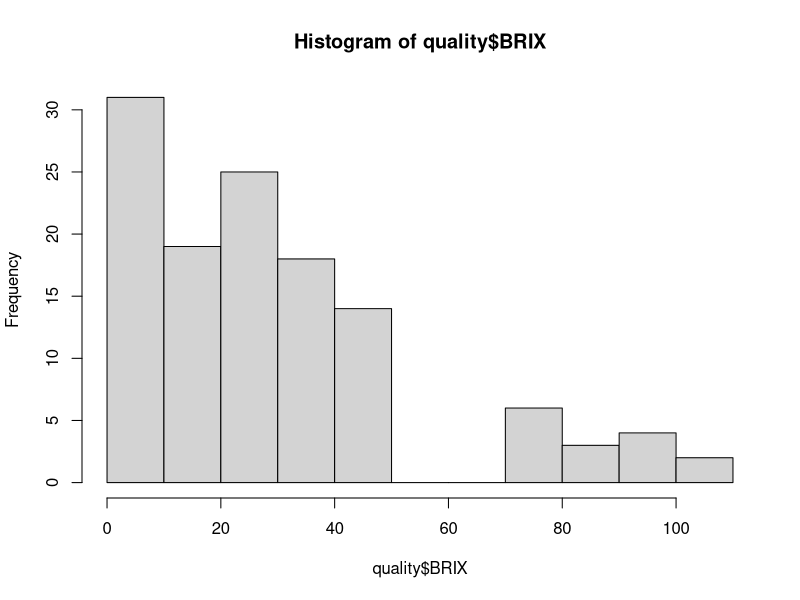
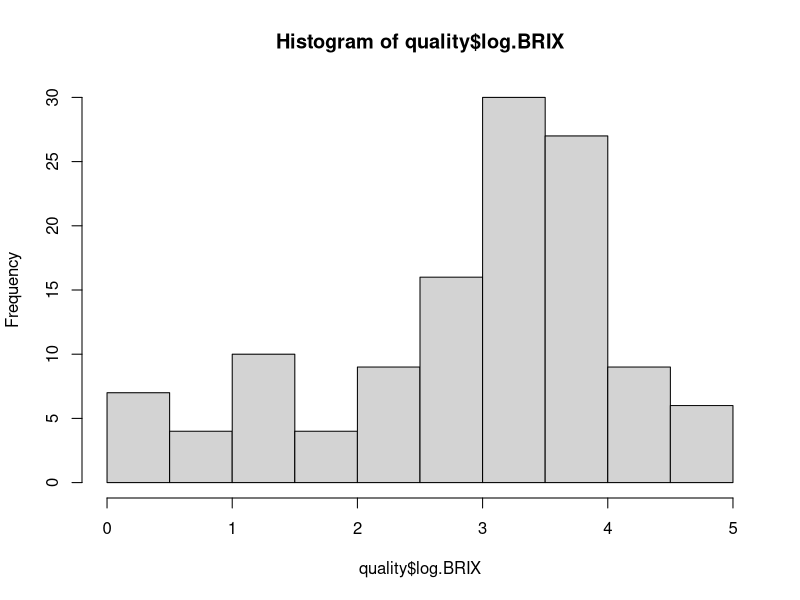
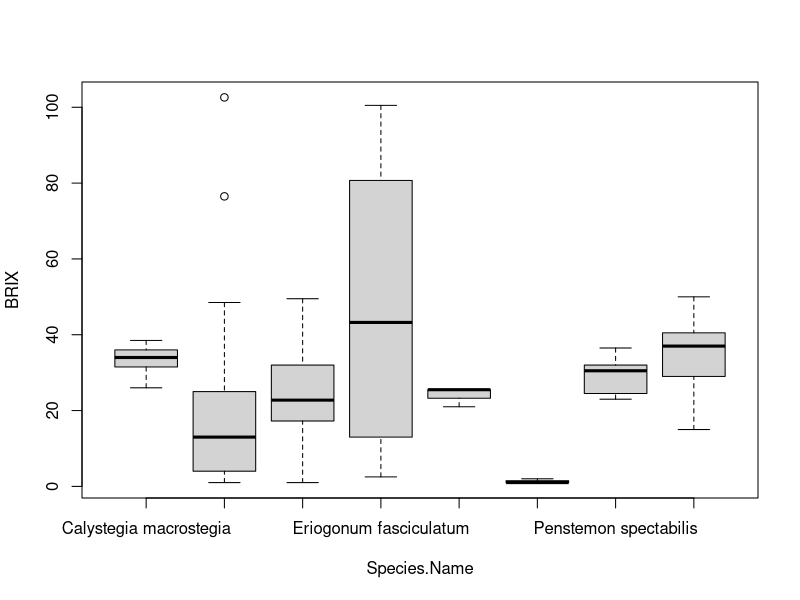
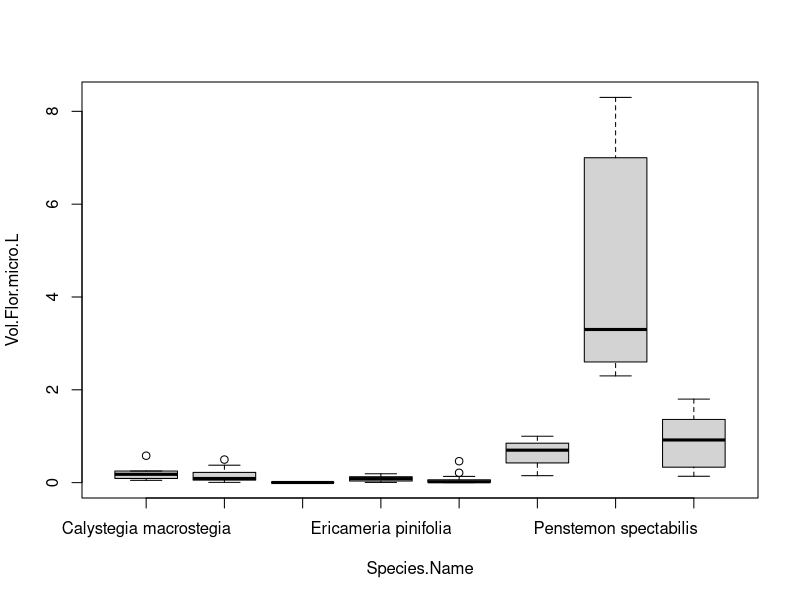
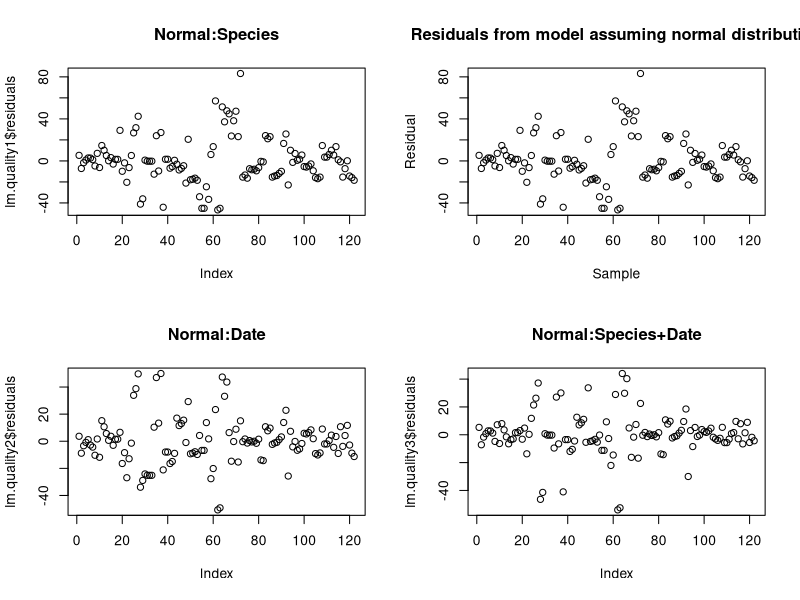
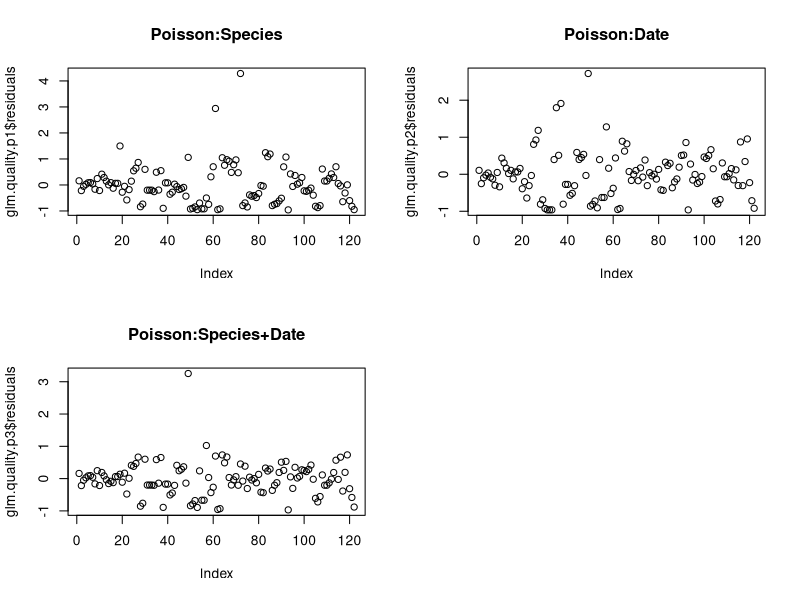
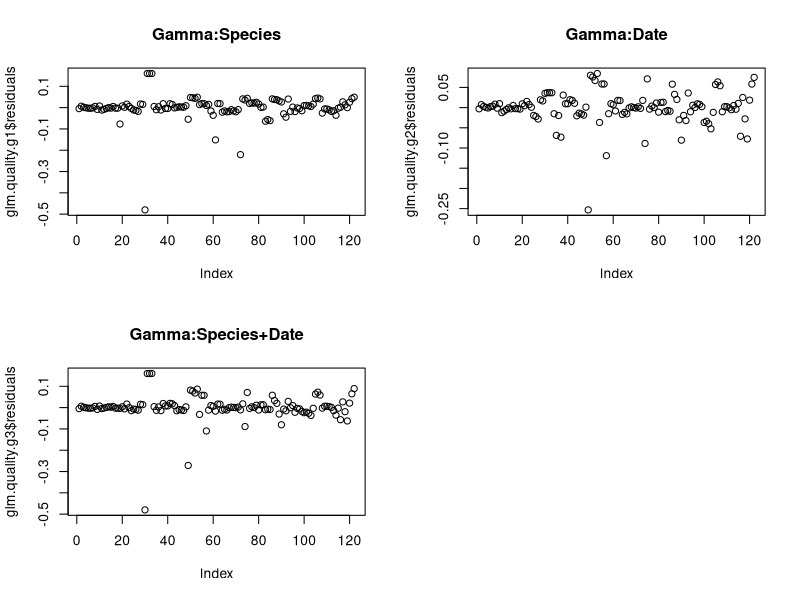
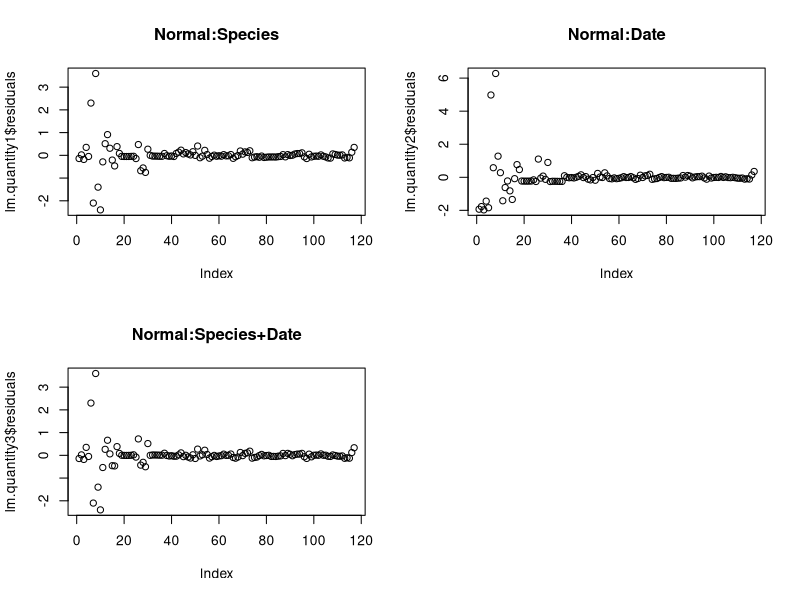

Recreate these plots in R, in order.
# Flower Characteristics Analyses
# Sam Woodman

library(dplyr)
setwd("~/Google Drive/Semester 8/Thesis/NetLogo+R GitHub/Flower Data ")

file.names <- c("Plant.ID", "Species.Name", "Date", "Flow.Diam.mm", "Cor.Len.mm", 
                "Florets", "Total.Vol.Nec.micro.L", "Vol.Flor.micro.L", "BRIX", 
                "Sugar.micro.g", "Sugar.Flor.micro.g", "Notes")
flower.char <- read.csv("Flower Characteristics.csv", header = TRUE, col.names = file.names)

quality <- flower.char %>%
  select(Plant.ID, Species.Name, Date, BRIX) %>% 
  filter(!is.na(as.numeric(BRIX)) & as.numeric(BRIX) > 0)
quality$BRIX <- as.numeric(quality$BRIX)
quality$log.BRIX <- log(quality$BRIX)

hist(quality$BRIX)
hist(quality$log.BRIX)
boxplot(BRIX~Species.Name, data=quality)

quantity <- flower.char %>%
  select(Plant.ID, Species.Name, Date, Vol.Flor.micro.L, Total.Vol.Nec.micro.L) %>% 
  filter(!is.na(Vol.Flor.micro.L) & Vol.Flor.micro.L > 0)

boxplot(Vol.Flor.micro.L~Species.Name, data=quantity)

#### lm-quality ####
par(mfrow=c(2,2))
lm.quality1 <- lm(BRIX~Species.Name, data = quality)
summary(lm.quality1)
plot(lm.quality1$residuals, main="Normal:Species")
plot(lm.quality1$residuals, main="Residuals from model assuming normal distribution", 
     ylab = "Residual", xlab = "Sample")

lm.quality2 <- lm(BRIX~Date, data = quality)
summary(lm.quality2)
plot(lm.quality2$residuals, main="Normal:Date")

lm.quality3 <- lm(BRIX~Species.Name+Date, data = quality)
summary(lm.quality3)
plot(lm.quality3$residuals, main="Normal:Species+Date")

#### glm-quality ####
quality.glm <- quality

# Poisson
par(mfrow=c(2,2))
glm.quality.p1 <- glm(BRIX~Species.Name, data = quality.glm, family = poisson())
plot(glm.quality.p1$residuals, main="Poisson:Species")

glm.quality.p2 <- glm(BRIX~Date, data = quality.glm, family = poisson())
plot(glm.quality.p2$residuals, main="Poisson:Date")

glm.quality.p3 <- glm(BRIX~Species.Name+Date, data = quality.glm, family = poisson())
plot(glm.quality.p3$residuals, main="Poisson:Species+Date")

# Gamma
par(mfrow=c(2,2))
glm.quality.g1 <- glm(BRIX~Species.Name, data = quality.glm, family = Gamma())
plot(glm.quality.g1$residuals, main="Gamma:Species")

glm.quality.g2 <- glm(BRIX~Date, data = quality.glm, family = Gamma())
plot(glm.quality.g2$residuals, main="Gamma:Date")

glm.quality.g3 <- glm(BRIX~Species.Name+Date, data = quality.glm, family = Gamma())
plot(glm.quality.g3$residuals, main="Gamma:Species+Date")

#### lm-quantity ####
par(mfrow=c(2,2))
lm.quantity1 <- lm(Vol.Flor.micro.L~Species.Name, data = quantity)
summary(lm.quantity1)
plot(lm.quantity1$residuals, main = "Normal:Species")

lm.quantity2 <- lm(Vol.Flor.micro.L~Date, data = quantity)
summary(lm.quality2)
plot(lm.quantity2$residuals, main = "Normal:Date")

lm.quantity3 <- lm(Vol.Flor.micro.L~Species.Name+Date, data = quantity)
summary(lm.quantity3)
plot(lm.quantity3$residuals, main = "Normal:Species+Date")

#### glm-quantity ####
# Poisson
par(mfrow=c(2,2))
glm.quantity.p1 <- glm(Vol.Flor.micro.L~Species.Name, data = quantity, family = poisson())
plot(glm.quantity.p1$residuals, main="Poisson:Species")

glm.quantity.p2 <- glm(Vol.Flor.micro.L~Date, data = quantity, family = poisson())
plot(glm.quantity.p2$residuals, main="Poisson:Date")

glm.quantity.p3 <- glm(Vol.Flor.micro.L~Species.Name+Date, data = quantity, family = poisson())
plot(glm.quantity.p3$residuals, main="Poisson:Species+Date")
plot(glm.quantity.p3$residuals, main="Residuals from model assuming poisson distribution", 
     ylab = "Residual", xlab = "Sample")

# Gamma
par(mfrow=c(2,2))
glm.quantity.g1 <- glm(Vol.Flor.micro.L~Species.Name, data = quantity, family = Gamma())
plot(glm.quantity.g1$residuals, main="Gamma:Species")

glm.quantity.g2 <- glm(Vol.Flor.micro.L~Date, data = quantity, family = Gamma())
plot(glm.quantity.g2$residuals, main="Gamma:Date")

glm.quantity.g3 <- glm(Vol.Flor.micro.L~Species.Name+Date, data = quantity, family = Gamma())
plot(glm.quantity.g3$residuals, main="Gamma:Species+Date")




# Pretty plots
par(mfrow=c(1,2))
plot(lm.quality1$residuals, main="Normal distribution", 
     ylab = "Residual", xlab = "Sample")
plot(glm.quantity.p3$residuals, main="Poisson distribution", 
     ylab = "Residual", xlab = "Sample")

par(mfrow=c(1,2))
boxplot(BRIX~Species.Name, data=quality, main = "Quality")
boxplot(Vol.Flor.micro.L~Species.Name, data=quantity, main = "Quantity")


